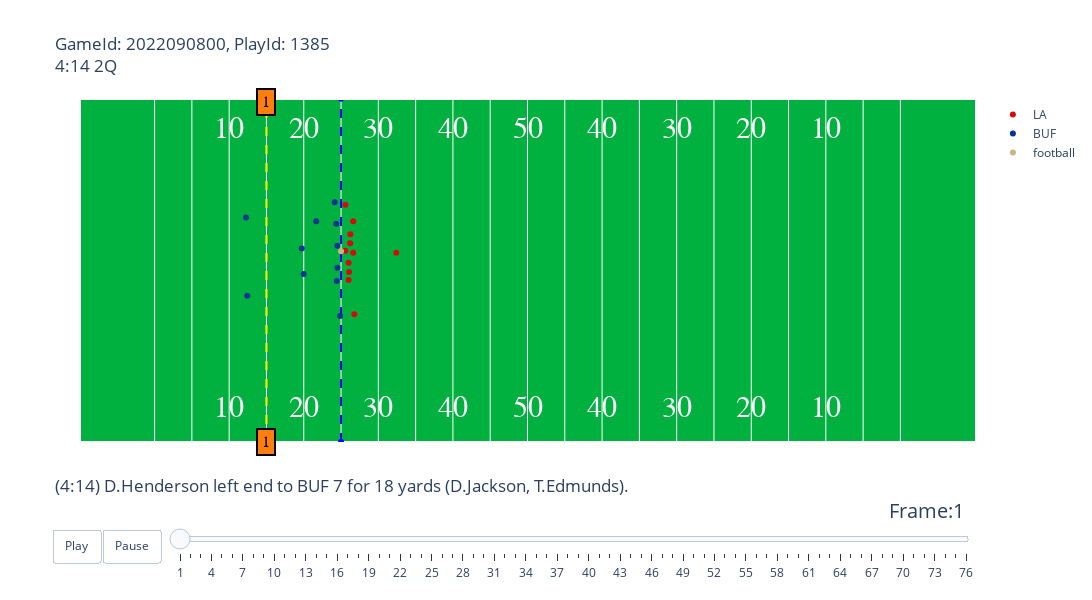

The code cell stored with this chart in its notebook:
### Code cell
animate_play(week1,plays,players,2022090800,1385).show()

### Figure 1 — Plotly figure (JSON) as saved in the notebook; plotly's stock layout.template omitted (floating-point values rounded to 4 significant figures)
{"data": [{"hoverinfo": "none", "mode": "text", "showlegend": false, "text": ["10", "20", "30", "40", "50", "40", "30", "20", "10"], "textfont": {"color": "#ffffff", "family": "Courier New, monospace", "size": 30}, "type": "scatter", "x": [20, 30, 40, 50, 60, 70, 80, 90, 100], "y": [5, 5, 5, 5, 5, 5, 5, 5, 5]}, {"hoverinfo": "none", "mode": "text", "showlegend": false, "text": ["10", "20", "30", "40", "50", "40", "30", "20", "10"], "textfont": {"color": "#ffffff", "family": "Courier New, monospace", "size": 30}, "type": "scatter", "x": [20, 30, 40, 50, 60, 70, 80, 90, 100], "y": [48.5, 48.5, 48.5, 48.5, 48.5, 48.5, 48.5, 48.5, 48.5]}, {"hoverinfo": "none", "line": {"color": "blue", "dash": "dash"}, "showlegend": false, "type": "scatter", "x": [35, 35], "y": [0, 53.5]}, {"hoverinfo": "none", "line": {"color": "yellow", "dash": "dash"}, "showlegend": false, "type": "scatter", "x": [25, 25], "y": [0, 53.5]}, {"hoverinfo": "text", "hovertext": ["nflId:34452.0<br>displayName:Matthew Stafford", "nflId:41290.0<br>displayName:Allen Robinson", "nflId:42400.0<br>displayName:Rob Havenstein", "nflId:43399.0<br>displayName:Tyler Higbee", "nflId:44881.0<br>displayName:Cooper Kupp", "nflId:46158.0<br>displayName:Joseph Noteboom", "nflId:46180.0<br>displayName:Brian Allen", "nflId:46376.0<br>displayName:Coleman Shelton", "nflId:47853.0<br>displayName:Darrell Henderson", "nflId:47952.0<br>displayName:David Edwards", "nflId:53678.0<br>displayName:Ben Skowronek"], "marker": {"color": "#D50A0A"}, "mode": "markers", "name": "LA", "type": "scatter", "x": [36.63, 35.58, 36.25, 36.02, 36.63, 36.08, 35.57, 36.22, 42.41, 36.02, 36.78], "y": [29.51, 36.97, 32.39, 25.26, 34.41, 26.48, 29.8, 30.97, 29.51, 27.95, 19.9]}, {"hoverinfo": "text", "hovertext": ["nflId:37075.0<br>displayName:Von Miller", "nflId:40107.0<br>displayName:Micah Hyde", "nflId:40166.0<br>displayName:Jordan Poyer", "nflId:41341.0<br>displayName:DaQuan Jones", "nflId:44976.0<br>displayName:Matt Milano", "nflId:46085.0<br>displayName:Tremaine Edmunds", "nflId:46190.0<br>displayName:Taron Johnson", "nflId:46232.0<br>displayName:Tim Settle", "nflId:52647.0<br>displayName:Dane Jackson", "nflId:53459.0<br>displayName:Gregory Rousseau", "nflId:54488.0<br>displayName:Kaiir Elam"], "marker": {"color": "#003594"}, "mode": "markers", "name": "BUF", "type": "scatter", "x": [34.36, 22.26, 22.43, 34.51, 29.98, 29.73, 31.68, 34.5, 34.15, 34.42, 34.88], "y": [34.03, 35, 22.78, 27.16, 26.17, 30.17, 34.39, 30.57, 37.36, 25.1, 19.62]}, {"hoverinfo": "none", "marker": {"color": "#CBB67C"}, "mode": "markers", "name": "football", "type": "scatter", "x": [34.99], "y": [29.73]}], "layout": {"annotations": [{"align": "center", "bgcolor": "#ff7f0e", "bordercolor": "black", "borderpad": 4, "borderwidth": 2, "font": {"color": "black", "family": "Courier New, monospace", "size": 16}, "opacity": 1, "showarrow": false, "text": "1", "x": 25, "y": 0}, {"align": "center", "bgcolor": "#ff7f0e", "bordercolor": "black", "borderpad": 4, "borderwidth": 2, "font": {"color": "black", "family": "Courier New, monospace", "size": 16}, "opacity": 1, "showarrow": false, "text": "1", "x": 25, "y": 53}], "autosize": false, "height": 600, "plot_bgcolor": "#00B140", "sliders": [{"active": 0, "currentvalue": {"font": {"size": 20}, "prefix": "Frame:", "visible": true, "xanchor": "right"}, "len": 0.9, "pad": {"b": 10, "t": 50}, "steps": [{"args": [[1], {"frame": {"duration": 100, "redraw": false}, "mode": "immediate", "transition": {"duration": 0}}], "label": "1", "method": "animate"}, {"args": [[2], {"frame": {"duration": 100, "redraw": false}, "mode": "immediate", "transition": {"duration": 0}}], "label": "2", "method": "animate"}, {"args": [[3], {"frame": {"duration": 100, "redraw": false}, "mode": "immediate", "transition": {"duration": 0}}], "label": "3", "method": "animate"}, {"args": [[4], {"frame": {"duration": 100, "redraw": false}, "mode": "immediate", "transition": {"duration": 0}}], "label": "4", "method": "animate"}, {"args": [[5], {"frame": {"duration": 100, "redraw": false}, "mode": "immediate", "transition": {"duration": 0}}], "label": "5", "method": "animate"}, {"args": [[6], {"frame": {"duration": 100, "redraw": false}, "mode": "immediate", "transition": {"duration": 0}}], "label": "6", "method": "animate"}, {"args": [[7], {"frame": {"duration": 100, "redraw": false}, "mode": "immediate", "transition": {"duration": 0}}], "label": "7", "method": "animate"}, {"args": [[8], {"frame": {"duration": 100, "redraw": false}, "mode": "immediate", "transition": {"duration": 0}}], "label": "8", "method": "animate"}, {"args": [[9], {"frame": {"duration": 100, "redraw": false}, "mode": "immediate", "transition": {"duration": 0}}], "label": "9", "method": "animate"}, {"args": [[10], {"frame": {"duration": 100, "redraw": false}, "mode": "immediate", "transition": {"duration": 0}}], "label": "10", "method": "animate"}, {"args": [[11], {"frame": {"duration": 100, "redraw": false}, "mode": "immediate", "transition": {"duration": 0}}], "label": "11", "method": "animate"}, {"args": [[12], {"frame": {"duration": 100, "redraw": false}, "mode": "immediate", "transition": {"duration": 0}}], "label": "12", "method": "animate"}, {"args": [[13], {"frame": {"duration": 100, "redraw": false}, "mode": "immediate", "transition": {"duration": 0}}], "label": "13", "method": "animate"}, {"args": [[14], {"frame": {"duration": 100, "redraw": false}, "mode": "immediate", "transition": {"duration": 0}}], "label": "14", "method": "animate"}, {"args": [[15], {"frame": {"duration": 100, "redraw": false}, "mode": "immediate", "transition": {"duration": 0}}], "label": "15", "method": "animate"}, {"args": [[16], {"frame": {"duration": 100, "redraw": false}, "mode": "immediate", "transition": {"duration": 0}}], "label": "16", "method": "animate"}, {"args": [[17], {"frame": {"duration": 100, "redraw": false}, "mode": "immediate", "transition": {"duration": 0}}], "label": "17", "method": "animate"}, {"args": [[18], {"frame": {"duration": 100, "redraw": false}, "mode": "immediate", "transition": {"duration": 0}}], "label": "18", "method": "animate"}, {"args": [[19], {"frame": {"duration": 100, "redraw": false}, "mode": "immediate", "transition": {"duration": 0}}], "label": "19", "method": "animate"}, {"args": [[20], {"frame": {"duration": 100, "redraw": false}, "mode": "immediate", "transition": {"duration": 0}}], "label": "20", "method": "animate"}, {"args": [[21], {"frame": {"duration": 100, "redraw": false}, "mode": "immediate", "transition": {"duration": 0}}], "label": "21", "method": "animate"}, {"args": [[22], {"frame": {"duration": 100, "redraw": false}, "mode": "immediate", "transition": {"duration": 0}}], "label": "22", "method": "animate"}, {"args": [[23], {"frame": {"duration": 100, "redraw": false}, "mode": "immediate", "transition": {"duration": 0}}], "label": "23", "method": "animate"}, {"args": [[24], {"frame": {"duration": 100, "redraw": false}, "mode": "immediate", "transition": {"duration": 0}}], "label": "24", "method": "animate"}, {"args": [[25], {"frame": {"duration": 100, "redraw": false}, "mode": "immediate", "transition": {"duration": 0}}], "label": "25", "method": "animate"}, {"args": [[26], {"frame": {"duration": 100, "redraw": false}, "mode": "immediate", "transition": {"duration": 0}}], "label": "26", "method": "animate"}, {"args": [[27], {"frame": {"duration": 100, "redraw": false}, "mode": "immediate", "transition": {"duration": 0}}], "label": "27", "method": "animate"}, {"args": [[28], {"frame": {"duration": 100, "redraw": false}, "mode": "immediate", "transition": {"duration": 0}}], "label": "28", "method": "animate"}, {"args": [[29], {"frame": {"duration": 100, "redraw": false}, "mode": "immediate", "transition": {"duration": 0}}], "label": "29", "method": "animate"}, {"args": [[30], {"frame": {"duration": 100, "redraw": false}, "mode": "immediate", "transition": {"duration": 0}}], "label": "30", "method": "animate"}, {"args": [[31], {"frame": {"duration": 100, "redraw": false}, "mode": "immediate", "transition": {"duration": 0}}], "label": "31", "method": "animate"}, {"args": [[32], {"frame": {"duration": 100, "redraw": false}, "mode": "immediate", "transition": {"duration": 0}}], "label": "32", "method": "animate"}, {"args": [[33], {"frame": {"duration": 100, "redraw": false}, "mode": "immediate", "transition": {"duration": 0}}], "label": "33", "method": "animate"}, {"args": [[34], {"frame": {"duration": 100, "redraw": false}, "mode": "immediate", "transition": {"duration": 0}}], "label": "34", "method": "animate"}, {"args": [[35], {"frame": {"duration": 100, "redraw": false}, "mode": "immediate", "transition": {"duration": 0}}], "label": "35", "method": "animate"}, {"args": [[36], {"frame": {"duration": 100, "redraw": false}, "mode": "immediate", "transition": {"duration": 0}}], "label": "36", "method": "animate"}, {"args": [[37], {"frame": {"duration": 100, "redraw": false}, "mode": "immediate", "transition": {"duration": 0}}], "label": "37", "method": "animate"}, {"args": [[38], {"frame": {"duration": 100, "redraw": false}, "mode": "immediate", "transition": {"duration": 0}}], "label": "38", "method": "animate"}, {"args": [[39], {"frame": {"duration": 100, "redraw": false}, "mode": "immediate", "transition": {"duration": 0}}], "label": "39", "method": "animate"}, {"args": [[40], {"frame": {"duration": 100, "redraw": false}, "mode": "immediate", "transition": {"duration": 0}}], "label": "40", "method": "animate"}, {"args": [[41], {"frame": {"duration": 100, "redraw": false}, "mode": "immediate", "transition": {"duration": 0}}], "label": "41", "method": "animate"}, {"args": [[42], {"frame": {"duration": 100, "redraw": false}, "mode": "immediate", "transition": {"duration": 0}}], "label": "42", "method": "animate"}, {"args": [[43], {"frame": {"duration": 100, "redraw": false}, "mode": "immediate", "transition": {"duration": 0}}], "label": "43", "method": "animate"}, {"args": [[44], {"frame": {"duration": 100, "redraw": false}, "mode": "immediate", "transition": {"duration": 0}}], "label": "44", "method": "animate"}, {"args": [[45], {"frame": {"duration": 100, "redraw": false}, "mode": "immediate", "transition": {"duration": 0}}], "label": "45", "method": "animate"}, {"args": [[46], {"frame": {"duration": 100, "redraw": false}, "mode": "immediate", "transition": {"duration": 0}}], "label": "46", "method": "animate"}, {"args": [[47], {"frame": {"duration": 100, "redraw": false}, "mode": "immediate", "transition": {"duration": 0}}], "label": "47", "method": "animate"}, {"args": [[48], {"frame": {"duration": 100, "redraw": false}, "mode": "immediate", "transition": {"duration": 0}}], "label": "48", "method": "animate"}, {"args": [[49], {"frame": {"duration": 100, "redraw": false}, "mode": "immediate", "transition": {"duration": 0}}], "label": "49", "method": "animate"}, {"args": [[50], {"frame": {"duration": 100, "redraw": false}, "mode": "immediate", "transition": {"duration": 0}}], "label": "50", "method": "animate"}, {"args": [[51], {"frame": {"duration": 100, "redraw": false}, "mode": "immediate", "transition": {"duration": 0}}], "label": "51", "method": "animate"}, {"args": [[52], {"frame": {"duration": 100, "redraw": false}, "mode": "immediate", "transition": {"duration": 0}}], "label": "52", "method": "animate"}, {"args": [[53], {"frame": {"duration": 100, "redraw": false}, "mode": "immediate", "transition": {"duration": 0}}], "label": "53", "method": "animate"}, {"args": [[54], {"frame": {"duration": 100, "redraw": false}, "mode": "immediate", "transition": {"duration": 0}}], "label": "54", "method": "animate"}, {"args": [[55], {"frame": {"duration": 100, "redraw": false}, "mode": "immediate", "transition": {"duration": 0}}], "label": "55", "method": "animate"}, {"args": [[56], {"frame": {"duration": 100, "redraw": false}, "mode": "immediate", "transition": {"duration": 0}}], "label": "56", "method": "animate"}, {"args": [[57], {"frame": {"duration": 100, "redraw": false}, "mode": "immediate", "transition": {"duration": 0}}], "label": "57", "method": "animate"}, {"args": [[58], {"frame": {"duration": 100, "redraw": false}, "mode": "immediate", "transition": {"duration": 0}}], "label": "58", "method": "animate"}, {"args": [[59], {"frame": {"duration": 100, "redraw": false}, "mode": "immediate", "transition": {"duration": 0}}], "label": "59", "method": "animate"}, {"args": [[60], {"frame": {"duration": 100, "redraw": false}, "mode": "immediate", "transition": {"duration": 0}}], "label": "60", "method": "animate"}, {"args": [[61], {"frame": {"duration": 100, "redraw": false}, "mode": "immediate", "transition": {"duration": 0}}], "label": "61", "method": "animate"}, {"args": [[62], {"frame": {"duration": 100, "redraw": false}, "mode": "immediate", "transition": {"duration": 0}}], "label": "62", "method": "animate"}, {"args": [[63], {"frame": {"duration": 100, "redraw": false}, "mode": "immediate", "transition": {"duration": 0}}], "label": "63", "method": "animate"}, {"args": [[64], {"frame": {"duration": 100, "redraw": false}, "mode": "immediate", "transition": {"duration": 0}}], "label": "64", "method": "animate"}, {"args": [[65], {"frame": {"duration": 100, "redraw": false}, "mode": "immediate", "transition": {"duration": 0}}], "label": "65", "method": "animate"}, {"args": [[66], {"frame": {"duration": 100, "redraw": false}, "mode": "immediate", "transition": {"duration": 0}}], "label": "66", "method": "animate"}, {"args": [[67], {"frame": {"duration": 100, "redraw": false}, "mode": "immediate", "transition": {"duration": 0}}], "label": "67", "method": "animate"}, {"args": [[68], {"frame": {"duration": 100, "redraw": false}, "mode": "immediate", "transition": {"duration": 0}}], "label": "68", "method": "animate"}, {"args": [[69], {"frame": {"duration": 100, "redraw": false}, "mode": "immediate", "transition": {"duration": 0}}], "label": "69", "method": "animate"}, {"args": [[70], {"frame": {"duration": 100, "redraw": false}, "mode": "immediate", "transition": {"duration": 0}}], "label": "70", "method": "animate"}, {"args": [[71], {"frame": {"duration": 100, "redraw": false}, "mode": "immediate", "transition": {"duration": 0}}], "label": "71", "method": "animate"}, {"args": [[72], {"frame": {"duration": 100, "redraw": false}, "mode": "immediate", "transition": {"duration": 0}}], "label": "72", "method": "animate"}, {"args": [[73], {"frame": {"duration": 100, "redraw": false}, "mode": "immediate", "transition": {"duration": 0}}], "label": "73", "method": "animate"}, {"args": [[74], {"frame": {"duration": 100, "redraw": false}, "mode": "immediate", "transition": {"duration": 0}}], "label": "74", "method": "animate"}, {"args": [[75], {"frame": {"duration": 100, "redraw": false}, "mode": "immediate", "transition": {"duration": 0}}], "label": "75", "method": "animate"}, {"args": [[76], {"frame": {"duration": 100, "redraw": false}, "mode": "immediate", "transition": {"duration": 0}}], "label": "76", "method": "animate"}], "transition": {"duration": 300, "easing": "cubic-in-out"}, "x": 0.1, "xanchor": "left", "y": 0, "yanchor": "top"}], "title": {"text": "GameId: 2022090800, PlayId: 1385<br>4:14 2Q<br><br><br><br><br><br><br><br><br><br><br><br><br><br><br><br><br><br><br>(4:14) D.Henderson left end to BUF 7 for 18 yards (D.Jackson, T.Edmunds)."}, "updatemenus": [{"buttons": [{"args": [null, {"frame": {"duration": 100, "redraw": false}, "fromcurrent": true, "transition": {"duration": 0}}], "label": "Play", "method": "animate"}, {"args": [[null], {"frame": {"duration": 0, "redraw": false}, "mode": "immediate", "transition": {"duration": 0}}], "label": "Pause", "method": "animate"}], "direction": "left", "pad": {"r": 10, "t": 87}, "showactive": false, "type": "buttons", "x": 0.1, "xanchor": "right", "y": 0, "yanchor": "top"}], "width": 1200, "xaxis": {"autorange": false, "range": [0, 120], "showticklabels": false, "tickmode": "array", "tickvals": [10, 15, 20, 25, 30, 35, 40, 45, 50, 55, 60, 65, 70, 75, 80, 85, 90, 95, 100, 105, 110]}, "yaxis": {"autorange": false, "range": [0, 53.3], "showgrid": false, "showticklabels": false}}}
